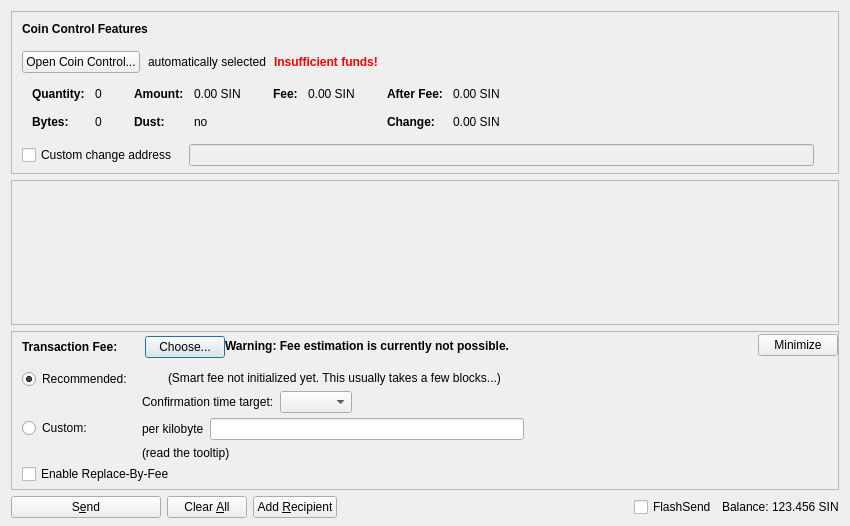
<?xml version="1.0" encoding="UTF-8"?>
<ui version="4.0">
 <class>SendCoinsDialog</class>
 <widget class="QDialog" name="SendCoinsDialog">
  <property name="geometry">
   <rect>
    <x>0</x>
    <y>0</y>
    <width>850</width>
    <height>526</height>
   </rect>
  </property>
  <property name="windowTitle">
   <string>Send Coins</string>
  </property>
  <layout class="QVBoxLayout" name="verticalLayout" stretch="0,1,0,0">
   <property name="bottomMargin">
    <number>8</number>
   </property>
   <item>
    <widget class="QFrame" name="frameCoinControl">
     <property name="sizePolicy">
      <sizepolicy hsizetype="Expanding" vsizetype="Expanding">
       <horstretch>0</horstretch>
       <verstretch>0</verstretch>
      </sizepolicy>
     </property>
     <property name="maximumSize">
      <size>
       <width>16777215</width>
       <height>16777215</height>
      </size>
     </property>
     <property name="frameShape">
      <enum>QFrame::StyledPanel</enum>
     </property>
     <property name="frameShadow">
      <enum>QFrame::Sunken</enum>
     </property>
     <layout class="QVBoxLayout" name="verticalLayoutCoinControl2">
      <property name="spacing">
       <number>0</number>
      </property>
      <property name="leftMargin">
       <number>0</number>
      </property>
      <property name="topMargin">
       <number>0</number>
      </property>
      <property name="rightMargin">
       <number>0</number>
      </property>
      <property name="bottomMargin">
       <number>6</number>
      </property>
      <item>
       <layout class="QVBoxLayout" name="verticalLayoutCoinControl" stretch="0,0,0,0,1">
        <property name="spacing">
         <number>0</number>
        </property>
        <property name="leftMargin">
         <number>10</number>
        </property>
        <property name="topMargin">
         <number>10</number>
        </property>
        <item>
         <layout class="QHBoxLayout" name="horizontalLayoutCoinControl1">
          <property name="bottomMargin">
           <number>15</number>
          </property>
          <item>
           <widget class="QLabel" name="labelCoinControlFeatures">
            <property name="sizePolicy">
             <sizepolicy hsizetype="Preferred" vsizetype="Maximum">
              <horstretch>0</horstretch>
              <verstretch>0</verstretch>
             </sizepolicy>
            </property>
            <property name="font">
             <font>
              <weight>75</weight>
              <bold>true</bold>
             </font>
            </property>
            <property name="styleSheet">
             <string notr="true">font-weight:bold;</string>
            </property>
            <property name="text">
             <string>Coin Control Features</string>
            </property>
           </widget>
          </item>
         </layout>
        </item>
        <item>
         <layout class="QHBoxLayout" name="horizontalLayoutCoinControl2" stretch="0,0,0,0">
          <property name="spacing">
           <number>8</number>
          </property>
          <property name="bottomMargin">
           <number>10</number>
          </property>
          <item>
           <widget class="QPushButton" name="pushButtonCoinControl">
            <property name="styleSheet">
             <string notr="true"/>
            </property>
            <property name="text">
             <string>Open Coin Control...</string>
            </property>
            <property name="autoDefault">
             <bool>false</bool>
            </property>
           </widget>
          </item>
          <item>
           <widget class="QLabel" name="labelCoinControlAutomaticallySelected">
            <property name="text">
             <string>automatically selected</string>
            </property>
            <property name="margin">
             <number>5</number>
            </property>
           </widget>
          </item>
          <item>
           <widget class="QLabel" name="labelCoinControlInsuffFunds">
            <property name="font">
             <font>
              <weight>75</weight>
              <bold>true</bold>
             </font>
            </property>
            <property name="styleSheet">
             <string notr="true">color:red;font-weight:bold;</string>
            </property>
            <property name="text">
             <string>Insufficient funds!</string>
            </property>
            <property name="margin">
             <number>5</number>
            </property>
           </widget>
          </item>
          <item>
           <spacer name="horizontalSpacerCoinControl">
            <property name="orientation">
             <enum>Qt::Horizontal</enum>
            </property>
            <property name="sizeHint" stdset="0">
             <size>
              <width>40</width>
              <height>1</height>
             </size>
            </property>
           </spacer>
          </item>
         </layout>
        </item>
        <item>
         <widget class="QWidget" name="widgetCoinControl" native="true">
          <property name="sizePolicy">
           <sizepolicy hsizetype="Preferred" vsizetype="Preferred">
            <horstretch>0</horstretch>
            <verstretch>0</verstretch>
           </sizepolicy>
          </property>
          <property name="minimumSize">
           <size>
            <width>0</width>
            <height>0</height>
           </size>
          </property>
          <property name="styleSheet">
           <string notr="true"/>
          </property>
          <layout class="QHBoxLayout" name="horizontalLayoutCoinControl5">
           <property name="leftMargin">
            <number>0</number>
           </property>
           <property name="topMargin">
            <number>0</number>
           </property>
           <property name="rightMargin">
            <number>0</number>
           </property>
           <property name="bottomMargin">
            <number>0</number>
           </property>
           <item>
            <layout class="QHBoxLayout" name="horizontalLayoutCoinControl3" stretch="0,0,0,1">
             <property name="spacing">
              <number>20</number>
             </property>
             <property name="topMargin">
              <number>0</number>
             </property>
             <property name="bottomMargin">
              <number>10</number>
             </property>
             <item>
              <layout class="QFormLayout" name="formLayoutCoinControl1">
               <property name="horizontalSpacing">
                <number>10</number>
               </property>
               <property name="verticalSpacing">
                <number>14</number>
               </property>
               <property name="leftMargin">
                <number>10</number>
               </property>
               <property name="topMargin">
                <number>4</number>
               </property>
               <property name="rightMargin">
                <number>6</number>
               </property>
               <item row="0" column="0">
                <widget class="QLabel" name="labelCoinControlQuantityText">
                 <property name="font">
                  <font>
                   <weight>75</weight>
                   <bold>true</bold>
                  </font>
                 </property>
                 <property name="text">
                  <string>Quantity:</string>
                 </property>
                 <property name="margin">
                  <number>0</number>
                 </property>
                </widget>
               </item>
               <item row="0" column="1">
                <widget class="QLabel" name="labelCoinControlQuantity">
                 <property name="cursor">
                  <cursorShape>IBeamCursor</cursorShape>
                 </property>
                 <property name="contextMenuPolicy">
                  <enum>Qt::ActionsContextMenu</enum>
                 </property>
                 <property name="text">
                  <string notr="true">0</string>
                 </property>
                 <property name="margin">
                  <number>0</number>
                 </property>
                 <property name="textInteractionFlags">
                  <set>Qt::LinksAccessibleByMouse|Qt::TextSelectableByKeyboard|Qt::TextSelectableByMouse</set>
                 </property>
                </widget>
               </item>
               <item row="1" column="0">
                <widget class="QLabel" name="labelCoinControlBytesText">
                 <property name="font">
                  <font>
                   <weight>75</weight>
                   <bold>true</bold>
                  </font>
                 </property>
                 <property name="text">
                  <string>Bytes:</string>
                 </property>
                </widget>
               </item>
               <item row="1" column="1">
                <widget class="QLabel" name="labelCoinControlBytes">
                 <property name="cursor">
                  <cursorShape>IBeamCursor</cursorShape>
                 </property>
                 <property name="contextMenuPolicy">
                  <enum>Qt::ActionsContextMenu</enum>
                 </property>
                 <property name="text">
                  <string notr="true">0</string>
                 </property>
                 <property name="textInteractionFlags">
                  <set>Qt::LinksAccessibleByMouse|Qt::TextSelectableByKeyboard|Qt::TextSelectableByMouse</set>
                 </property>
                </widget>
               </item>
              </layout>
             </item>
             <item>
              <layout class="QFormLayout" name="formLayoutCoinControl2">
               <property name="horizontalSpacing">
                <number>10</number>
               </property>
               <property name="verticalSpacing">
                <number>14</number>
               </property>
               <property name="leftMargin">
                <number>6</number>
               </property>
               <property name="topMargin">
                <number>4</number>
               </property>
               <property name="rightMargin">
                <number>6</number>
               </property>
               <item row="0" column="0">
                <widget class="QLabel" name="labelCoinControlAmountText">
                 <property name="font">
                  <font>
                   <weight>75</weight>
                   <bold>true</bold>
                  </font>
                 </property>
                 <property name="text">
                  <string>Amount:</string>
                 </property>
                 <property name="margin">
                  <number>0</number>
                 </property>
                </widget>
               </item>
               <item row="0" column="1">
                <widget class="QLabel" name="labelCoinControlAmount">
                 <property name="cursor">
                  <cursorShape>IBeamCursor</cursorShape>
                 </property>
                 <property name="contextMenuPolicy">
                  <enum>Qt::ActionsContextMenu</enum>
                 </property>
                 <property name="text">
                  <string notr="true">0.00 SIN</string>
                 </property>
                 <property name="textInteractionFlags">
                  <set>Qt::LinksAccessibleByMouse|Qt::TextSelectableByKeyboard|Qt::TextSelectableByMouse</set>
                 </property>
                </widget>
               </item>
               <item row="1" column="0">
                <widget class="QLabel" name="labelCoinControlLowOutputText">
                 <property name="font">
                  <font>
                   <weight>75</weight>
                   <bold>true</bold>
                  </font>
                 </property>
                 <property name="text">
                  <string>Dust:</string>
                 </property>
                </widget>
               </item>
               <item row="1" column="1">
                <widget class="QLabel" name="labelCoinControlLowOutput">
                 <property name="cursor">
                  <cursorShape>IBeamCursor</cursorShape>
                 </property>
                 <property name="contextMenuPolicy">
                  <enum>Qt::ActionsContextMenu</enum>
                 </property>
                 <property name="text">
                  <string notr="true">no</string>
                 </property>
                 <property name="textInteractionFlags">
                  <set>Qt::LinksAccessibleByMouse|Qt::TextSelectableByKeyboard|Qt::TextSelectableByMouse</set>
                 </property>
                </widget>
               </item>
              </layout>
             </item>
             <item>
              <layout class="QFormLayout" name="formLayoutCoinControl3">
               <property name="horizontalSpacing">
                <number>10</number>
               </property>
               <property name="verticalSpacing">
                <number>14</number>
               </property>
               <property name="leftMargin">
                <number>6</number>
               </property>
               <property name="topMargin">
                <number>4</number>
               </property>
               <property name="rightMargin">
                <number>6</number>
               </property>
               <item row="0" column="0">
                <widget class="QLabel" name="labelCoinControlFeeText">
                 <property name="font">
                  <font>
                   <weight>75</weight>
                   <bold>true</bold>
                  </font>
                 </property>
                 <property name="text">
                  <string>Fee:</string>
                 </property>
                 <property name="margin">
                  <number>0</number>
                 </property>
                </widget>
               </item>
               <item row="0" column="1">
                <widget class="QLabel" name="labelCoinControlFee">
                 <property name="cursor">
                  <cursorShape>IBeamCursor</cursorShape>
                 </property>
                 <property name="contextMenuPolicy">
                  <enum>Qt::ActionsContextMenu</enum>
                 </property>
                 <property name="text">
                  <string notr="true">0.00 SIN</string>
                 </property>
                 <property name="textInteractionFlags">
                  <set>Qt::LinksAccessibleByMouse|Qt::TextSelectableByKeyboard|Qt::TextSelectableByMouse</set>
                 </property>
                </widget>
               </item>
              </layout>
             </item>
             <item>
              <layout class="QFormLayout" name="formLayoutCoinControl4">
               <property name="horizontalSpacing">
                <number>10</number>
               </property>
               <property name="verticalSpacing">
                <number>14</number>
               </property>
               <property name="leftMargin">
                <number>6</number>
               </property>
               <property name="topMargin">
                <number>4</number>
               </property>
               <property name="rightMargin">
                <number>6</number>
               </property>
               <item row="0" column="0">
                <widget class="QLabel" name="labelCoinControlAfterFeeText">
                 <property name="font">
                  <font>
                   <weight>75</weight>
                   <bold>true</bold>
                  </font>
                 </property>
                 <property name="text">
                  <string>After Fee:</string>
                 </property>
                 <property name="margin">
                  <number>0</number>
                 </property>
                </widget>
               </item>
               <item row="0" column="1">
                <widget class="QLabel" name="labelCoinControlAfterFee">
                 <property name="cursor">
                  <cursorShape>IBeamCursor</cursorShape>
                 </property>
                 <property name="contextMenuPolicy">
                  <enum>Qt::ActionsContextMenu</enum>
                 </property>
                 <property name="text">
                  <string notr="true">0.00 SIN</string>
                 </property>
                 <property name="textInteractionFlags">
                  <set>Qt::LinksAccessibleByMouse|Qt::TextSelectableByKeyboard|Qt::TextSelectableByMouse</set>
                 </property>
                </widget>
               </item>
               <item row="1" column="0">
                <widget class="QLabel" name="labelCoinControlChangeText">
                 <property name="font">
                  <font>
                   <weight>75</weight>
                   <bold>true</bold>
                  </font>
                 </property>
                 <property name="text">
                  <string>Change:</string>
                 </property>
                </widget>
               </item>
               <item row="1" column="1">
                <widget class="QLabel" name="labelCoinControlChange">
                 <property name="cursor">
                  <cursorShape>IBeamCursor</cursorShape>
                 </property>
                 <property name="contextMenuPolicy">
                  <enum>Qt::ActionsContextMenu</enum>
                 </property>
                 <property name="text">
                  <string notr="true">0.00 SIN</string>
                 </property>
                 <property name="textInteractionFlags">
                  <set>Qt::LinksAccessibleByMouse|Qt::TextSelectableByKeyboard|Qt::TextSelectableByMouse</set>
                 </property>
                </widget>
               </item>
              </layout>
             </item>
            </layout>
           </item>
          </layout>
         </widget>
        </item>
        <item>
         <layout class="QHBoxLayout" name="horizontalLayoutCoinControl4" stretch="0,0,0">
          <property name="spacing">
           <number>12</number>
          </property>
          <property name="sizeConstraint">
           <enum>QLayout::SetDefaultConstraint</enum>
          </property>
          <property name="topMargin">
           <number>5</number>
          </property>
          <property name="rightMargin">
           <number>5</number>
          </property>
          <item>
           <widget class="QCheckBox" name="checkBoxCoinControlChange">
            <property name="toolTip">
             <string>If this is activated, but the change address is empty or invalid, change will be sent to a newly generated address.</string>
            </property>
            <property name="text">
             <string>Custom change address</string>
            </property>
           </widget>
          </item>
          <item>
           <widget class="QValidatedLineEdit" name="lineEditCoinControlChange">
            <property name="enabled">
             <bool>false</bool>
            </property>
            <property name="sizePolicy">
             <sizepolicy hsizetype="Expanding" vsizetype="Fixed">
              <horstretch>0</horstretch>
              <verstretch>0</verstretch>
             </sizepolicy>
            </property>
           </widget>
          </item>
          <item>
           <widget class="QLabel" name="labelCoinControlChangeLabel">
            <property name="sizePolicy">
             <sizepolicy hsizetype="Preferred" vsizetype="Expanding">
              <horstretch>0</horstretch>
              <verstretch>0</verstretch>
             </sizepolicy>
            </property>
            <property name="minimumSize">
             <size>
              <width>0</width>
              <height>0</height>
             </size>
            </property>
            <property name="text">
             <string/>
            </property>
            <property name="margin">
             <number>3</number>
            </property>
           </widget>
          </item>
         </layout>
        </item>
        <item>
         <spacer name="verticalSpacerCoinControl">
          <property name="orientation">
           <enum>Qt::Vertical</enum>
          </property>
          <property name="sizeHint" stdset="0">
           <size>
            <width>800</width>
            <height>1</height>
           </size>
          </property>
         </spacer>
        </item>
       </layout>
      </item>
     </layout>
    </widget>
   </item>
   <item>
    <widget class="QScrollArea" name="scrollArea">
     <property name="widgetResizable">
      <bool>true</bool>
     </property>
     <widget class="QWidget" name="scrollAreaWidgetContents">
      <property name="geometry">
       <rect>
        <x>0</x>
        <y>0</y>
        <width>830</width>
        <height>104</height>
       </rect>
      </property>
      <layout class="QVBoxLayout" name="verticalLayout_2" stretch="0,1">
       <property name="leftMargin">
        <number>0</number>
       </property>
       <property name="topMargin">
        <number>0</number>
       </property>
       <property name="rightMargin">
        <number>0</number>
       </property>
       <property name="bottomMargin">
        <number>0</number>
       </property>
       <item>
        <layout class="QVBoxLayout" name="entries">
         <property name="spacing">
          <number>6</number>
         </property>
        </layout>
       </item>
       <item>
        <spacer name="verticalSpacer">
         <property name="orientation">
          <enum>Qt::Vertical</enum>
         </property>
         <property name="sizeHint" stdset="0">
          <size>
           <width>20</width>
           <height>40</height>
          </size>
         </property>
        </spacer>
       </item>
      </layout>
     </widget>
    </widget>
   </item>
   <item>
    <widget class="QFrame" name="frameFee">
     <property name="sizePolicy">
      <sizepolicy hsizetype="Expanding" vsizetype="Expanding">
       <horstretch>0</horstretch>
       <verstretch>0</verstretch>
      </sizepolicy>
     </property>
     <property name="maximumSize">
      <size>
       <width>16777215</width>
       <height>16777215</height>
      </size>
     </property>
     <property name="frameShape">
      <enum>QFrame::StyledPanel</enum>
     </property>
     <property name="frameShadow">
      <enum>QFrame::Sunken</enum>
     </property>
     <layout class="QVBoxLayout" name="verticalLayoutFee1">
      <property name="spacing">
       <number>0</number>
      </property>
      <property name="leftMargin">
       <number>0</number>
      </property>
      <property name="topMargin">
       <number>0</number>
      </property>
      <property name="rightMargin">
       <number>0</number>
      </property>
      <property name="bottomMargin">
       <number>0</number>
      </property>
      <item>
       <layout class="QVBoxLayout" name="verticalLayoutFee2" stretch="0,0,0">
        <property name="spacing">
         <number>0</number>
        </property>
        <property name="leftMargin">
         <number>10</number>
        </property>
        <property name="topMargin">
         <number>0</number>
        </property>
        <item>
         <layout class="QHBoxLayout" name="horizontalLayoutFee1">
          <property name="bottomMargin">
           <number>0</number>
          </property>
          <item>
           <layout class="QVBoxLayout" name="verticalLayoutFee7">
            <property name="spacing">
             <number>0</number>
            </property>
            <item>
             <spacer name="verticalSpacerSmartFee">
              <property name="orientation">
               <enum>Qt::Vertical</enum>
              </property>
              <property name="sizeType">
               <enum>QSizePolicy::Fixed</enum>
              </property>
              <property name="sizeHint" stdset="0">
               <size>
                <width>1</width>
                <height>4</height>
               </size>
              </property>
             </spacer>
            </item>
            <item>
             <layout class="QHBoxLayout" name="horizontalLayoutSmartFee">
              <property name="spacing">
               <number>10</number>
              </property>
              <item>
               <widget class="QLabel" name="labelFeeHeadline">
                <property name="sizePolicy">
                 <sizepolicy hsizetype="Preferred" vsizetype="Maximum">
                  <horstretch>0</horstretch>
                  <verstretch>0</verstretch>
                 </sizepolicy>
                </property>
                <property name="font">
                 <font>
                  <weight>75</weight>
                  <bold>true</bold>
                 </font>
                </property>
                <property name="styleSheet">
                 <string notr="true">font-weight:bold;</string>
                </property>
                <property name="text">
                 <string>Transaction Fee:</string>
                </property>
               </widget>
              </item>
              <item>
               <widget class="QLabel" name="labelFeeMinimized">
                <property name="text">
                 <string/>
                </property>
               </widget>
              </item>
              <item>
               <widget class="QPushButton" name="buttonChooseFee">
                <property name="text">
                 <string>Choose...</string>
                </property>
               </widget>
              </item>
             </layout>
            </item>
            <item>
             <spacer name="verticalSpacer_5">
              <property name="orientation">
               <enum>Qt::Vertical</enum>
              </property>
              <property name="sizeHint" stdset="0">
               <size>
                <width>1</width>
                <height>1</height>
               </size>
              </property>
             </spacer>
            </item>
           </layout>
          </item>
          <item>
           <widget class="QLabel" name="fallbackFeeWarningLabel">
            <property name="font">
             <font>
              <weight>75</weight>
              <bold>true</bold>
             </font>
            </property>
            <property name="toolTip">
             <string>Using the fallbackfee can result in sending a transaction that will take several hours or days (or never) to confirm. Consider choosing your fee manually or wait until you have validated the complete chain.</string>
            </property>
            <property name="text">
             <string>Warning: Fee estimation is currently not possible.</string>
            </property>
            <property name="wordWrap">
             <bool>false</bool>
            </property>
           </widget>
          </item>
          <item>
           <spacer name="horizontalSpacer_4">
            <property name="orientation">
             <enum>Qt::Horizontal</enum>
            </property>
            <property name="sizeType">
             <enum>QSizePolicy::MinimumExpanding</enum>
            </property>
            <property name="sizeHint" stdset="0">
             <size>
              <width>40</width>
              <height>20</height>
             </size>
            </property>
           </spacer>
          </item>
          <item>
           <widget class="QPushButton" name="buttonMinimizeFee">
            <property name="toolTip">
             <string>collapse fee-settings</string>
            </property>
            <property name="text">
             <string>Minimize</string>
            </property>
           </widget>
          </item>
         </layout>
        </item>
        <item>
         <widget class="QFrame" name="frameFeeSelection">
          <layout class="QVBoxLayout" name="verticalLayoutFee12">
           <property name="spacing">
            <number>0</number>
           </property>
           <property name="leftMargin">
            <number>0</number>
           </property>
           <property name="topMargin">
            <number>0</number>
           </property>
           <property name="rightMargin">
            <number>0</number>
           </property>
           <property name="bottomMargin">
            <number>0</number>
           </property>
           <item>
            <layout class="QGridLayout" name="gridLayoutFee">
             <property name="topMargin">
              <number>10</number>
             </property>
             <property name="bottomMargin">
              <number>4</number>
             </property>
             <property name="horizontalSpacing">
              <number>10</number>
             </property>
             <property name="verticalSpacing">
              <number>4</number>
             </property>
             <item row="1" column="1">
              <layout class="QVBoxLayout" name="verticalLayoutFee8">
               <property name="spacing">
                <number>6</number>
               </property>
               <item>
                <layout class="QHBoxLayout" name="horizontalLayoutFee13">
                 <item>
                  <widget class="QLabel" name="labelCustomPerKilobyte">
                   <property name="toolTip">
                    <string>Specify a custom fee per kB (1,000 bytes) of the transaction's virtual size.

Note:  Since the fee is calculated on a per-byte basis, a fee of &quot;100 satoshis per kB&quot; for a transaction size of 500 bytes (half of 1 kB) would ultimately yield a fee of only 50 satoshis.</string>
                   </property>
                   <property name="text">
                    <string>per kilobyte</string>
                   </property>
                  </widget>
                 </item>
                 <item>
                  <widget class="SINAmountField" name="customFee"/>
                 </item>
                 <item>
                  <spacer name="horizontalSpacer_6">
                   <property name="orientation">
                    <enum>Qt::Horizontal</enum>
                   </property>
                   <property name="sizeHint" stdset="0">
                    <size>
                     <width>1</width>
                     <height>1</height>
                    </size>
                   </property>
                  </spacer>
                 </item>
                </layout>
               </item>
               <item>
                <layout class="QHBoxLayout" name="horizontalLayoutFee8">
                 <item>
                  <widget class="QLabel" name="labelMinFeeWarning">
                   <property name="enabled">
                    <bool>true</bool>
                   </property>
                   <property name="toolTip">
                    <string>Paying only the minimum fee is just fine as long as there is less transaction volume than space in the blocks. But be aware that this can end up in a never confirming transaction once there is more demand for sin transactions than the network can process.</string>
                   </property>
                   <property name="text">
                    <string>(read the tooltip)</string>
                   </property>
                  </widget>
                 </item>
                 <item>
                  <spacer name="horizontalSpacer_2">
                   <property name="orientation">
                    <enum>Qt::Horizontal</enum>
                   </property>
                   <property name="sizeHint" stdset="0">
                    <size>
                     <width>1</width>
                     <height>1</height>
                    </size>
                   </property>
                  </spacer>
                 </item>
                </layout>
               </item>
              </layout>
             </item>
             <item row="0" column="0">
              <layout class="QVBoxLayout" name="verticalLayoutFee4" stretch="0,1">
               <item>
                <widget class="QRadioButton" name="radioSmartFee">
                 <property name="text">
                  <string>Recommended:</string>
                 </property>
                 <property name="checked">
                  <bool>true</bool>
                 </property>
                 <attribute name="buttonGroup">
                  <string notr="true">groupFee</string>
                 </attribute>
                </widget>
               </item>
               <item>
                <spacer name="verticalSpacer_2">
                 <property name="orientation">
                  <enum>Qt::Vertical</enum>
                 </property>
                 <property name="sizeHint" stdset="0">
                  <size>
                   <width>1</width>
                   <height>1</height>
                  </size>
                 </property>
                </spacer>
               </item>
              </layout>
             </item>
             <item row="1" column="0">
              <layout class="QVBoxLayout" name="verticalLayoutFee9" stretch="0,1">
               <item>
                <widget class="QRadioButton" name="radioCustomFee">
                 <property name="text">
                  <string>Custom:</string>
                 </property>
                 <attribute name="buttonGroup">
                  <string notr="true">groupFee</string>
                 </attribute>
                </widget>
               </item>
               <item>
                <spacer name="verticalSpacer_6">
                 <property name="orientation">
                  <enum>Qt::Vertical</enum>
                 </property>
                 <property name="sizeHint" stdset="0">
                  <size>
                   <width>1</width>
                   <height>1</height>
                  </size>
                 </property>
                </spacer>
               </item>
              </layout>
             </item>
             <item row="0" column="1">
              <layout class="QVBoxLayout" name="verticalLayoutFee3" stretch="0,0,1">
               <property name="spacing">
                <number>6</number>
               </property>
               <property name="topMargin">
                <number>2</number>
               </property>
               <item>
                <layout class="QHBoxLayout" name="horizontalLayoutFee12">
                 <item>
                  <widget class="QLabel" name="labelSmartFee">
                   <property name="text">
                    <string/>
                   </property>
                  </widget>
                 </item>
                 <item>
                  <widget class="QLabel" name="labelFeeEstimation">
                   <property name="text">
                    <string/>
                   </property>
                  </widget>
                 </item>
                 <item>
                  <widget class="QLabel" name="labelSmartFee2">
                   <property name="text">
                    <string>(Smart fee not initialized yet. This usually takes a few blocks...)</string>
                   </property>
                  </widget>
                 </item>
                 <item>
                  <spacer name="horizontalSpacer_5">
                   <property name="orientation">
                    <enum>Qt::Horizontal</enum>
                   </property>
                   <property name="sizeHint" stdset="0">
                    <size>
                     <width>1</width>
                     <height>1</height>
                    </size>
                   </property>
                  </spacer>
                 </item>
                </layout>
               </item>
               <item>
                <layout class="QHBoxLayout" name="horizontalLayoutFee9">
                 <item>
                  <layout class="QVBoxLayout" name="verticalLayoutFee6">
                   <item>
                    <widget class="QLabel" name="labelSmartFee3">
                     <property name="text">
                      <string>Confirmation time target:</string>
                     </property>
                    </widget>
                   </item>
                  </layout>
                 </item>
                 <item>
                  <layout class="QVBoxLayout" name="verticalLayoutFee5">
                   <property name="rightMargin">
                    <number>30</number>
                   </property>
                   <item>
                    <layout class="QHBoxLayout" name="horizontalLayoutConfTarget">
                     <property name="bottomMargin">
                      <number>0</number>
                     </property>
                     <item>
                      <widget class="QComboBox" name="confTargetSelector"/>
                     </item>
                     <item>
                      <spacer name="horizontalSpacerConfTarget">
                       <property name="orientation">
                        <enum>Qt::Horizontal</enum>
                       </property>
                       <property name="sizeHint" stdset="0">
                        <size>
                         <width>40</width>
                         <height>20</height>
                        </size>
                       </property>
                      </spacer>
                     </item>
                    </layout>
                   </item>
                  </layout>
                 </item>
                </layout>
               </item>
               <item>
                <spacer name="verticalSpacer_4">
                 <property name="orientation">
                  <enum>Qt::Vertical</enum>
                 </property>
                 <property name="sizeHint" stdset="0">
                  <size>
                   <width>1</width>
                   <height>1</height>
                  </size>
                 </property>
                </spacer>
               </item>
              </layout>
             </item>
            </layout>
           </item>
           <item>
            <widget class="QCheckBox" name="optInRBF">
             <property name="toolTip">
              <string>With Replace-By-Fee (BIP-125) you can increase a transaction's fee after it is sent. Without this, a higher fee may be recommended to compensate for increased transaction delay risk.</string>
             </property>
             <property name="text">
              <string>Enable Replace-By-Fee</string>
             </property>
            </widget>
           </item>
          </layout>
         </widget>
        </item>
        <item>
         <spacer name="verticalSpacerFee">
          <property name="orientation">
           <enum>Qt::Vertical</enum>
          </property>
          <property name="sizeHint" stdset="0">
           <size>
            <width>40</width>
            <height>5</height>
           </size>
          </property>
         </spacer>
        </item>
       </layout>
      </item>
     </layout>
    </widget>
   </item>
   <item>
    <layout class="QHBoxLayout" name="horizontalLayout">
     <item>
      <widget class="QPushButton" name="sendButton">
       <property name="minimumSize">
        <size>
         <width>150</width>
         <height>0</height>
        </size>
       </property>
       <property name="toolTip">
        <string>Confirm the send action</string>
       </property>
       <property name="text">
        <string>S&amp;end</string>
       </property>
       <property name="icon">
        <iconset>
         <normaloff>../../../../../../Desktop/UI DarkBlue v01/Resources/icons/drkblue/send1.png</normaloff>../../../../../../Desktop/UI DarkBlue v01/Resources/icons/drkblue/send1.png</iconset>
       </property>
       <property name="autoDefault">
        <bool>false</bool>
       </property>
       <property name="default">
        <bool>false</bool>
       </property>
      </widget>
     </item>
     <item>
      <widget class="QPushButton" name="clearButton">
       <property name="sizePolicy">
        <sizepolicy hsizetype="Minimum" vsizetype="Fixed">
         <horstretch>0</horstretch>
         <verstretch>0</verstretch>
        </sizepolicy>
       </property>
       <property name="toolTip">
        <string>Clear all fields of the form.</string>
       </property>
       <property name="text">
        <string>Clear &amp;All</string>
       </property>
       <property name="icon">
        <iconset>
         <normaloff>:/icons/remove</normaloff>:/icons/remove</iconset>
       </property>
       <property name="autoDefault">
        <bool>false</bool>
       </property>
      </widget>
     </item>
     <item>
      <widget class="QPushButton" name="addButton">
       <property name="toolTip">
        <string>Send to multiple recipients at once</string>
       </property>
       <property name="text">
        <string>Add &amp;Recipient</string>
       </property>
       <property name="icon">
        <iconset>
         <normaloff>:/icons/add</normaloff>:/icons/add</iconset>
       </property>
       <property name="autoDefault">
        <bool>false</bool>
       </property>
      </widget>
     </item>
     <item>
      <spacer name="horizontalSpacer">
       <property name="orientation">
        <enum>Qt::Horizontal</enum>
       </property>
       <property name="sizeHint" stdset="0">
        <size>
         <width>40</width>
         <height>20</height>
        </size>
       </property>
      </spacer>
     </item>
     <item>
      <layout class="QHBoxLayout" name="horizontalLayout_2">
       <property name="spacing">
        <number>3</number>
       </property>
       <item>
        <widget class="QCheckBox" name="checkUseInstantSend">
         <property name="enabled">
          <bool>true</bool>
         </property>
         <property name="minimumSize">
          <size>
           <width>85</width>
           <height>0</height>
          </size>
         </property>
         <property name="text">
          <string>FlashSend</string>
         </property>
        </widget>
       </item>
       <item>
        <widget class="QLabel" name="label">
         <property name="sizePolicy">
          <sizepolicy hsizetype="Preferred" vsizetype="Fixed">
           <horstretch>0</horstretch>
           <verstretch>0</verstretch>
          </sizepolicy>
         </property>
         <property name="text">
          <string>Balance:</string>
         </property>
        </widget>
       </item>
       <item>
        <widget class="QLabel" name="labelBalance">
         <property name="sizePolicy">
          <sizepolicy hsizetype="Preferred" vsizetype="Fixed">
           <horstretch>0</horstretch>
           <verstretch>0</verstretch>
          </sizepolicy>
         </property>
         <property name="cursor">
          <cursorShape>IBeamCursor</cursorShape>
         </property>
         <property name="text">
          <string notr="true">123.456 SIN</string>
         </property>
         <property name="textInteractionFlags">
          <set>Qt::LinksAccessibleByMouse|Qt::TextSelectableByKeyboard|Qt::TextSelectableByMouse</set>
         </property>
        </widget>
       </item>
      </layout>
     </item>
    </layout>
   </item>
  </layout>
 </widget>
 <customwidgets>
  <customwidget>
   <class>QValidatedLineEdit</class>
   <extends>QLineEdit</extends>
   <header>qt/qvalidatedlineedit.h</header>
  </customwidget>
  <customwidget>
   <class>SINAmountField</class>
   <extends>QLineEdit</extends>
   <header>qt/sinamountfield.h</header>
   <container>1</container>
  </customwidget>
 </customwidgets>
 <resources>
  <include location="../sin.qrc"/>
 </resources>
 <connections/>
 <buttongroups>
  <buttongroup name="groupFee"/>
 </buttongroups>
</ui>
